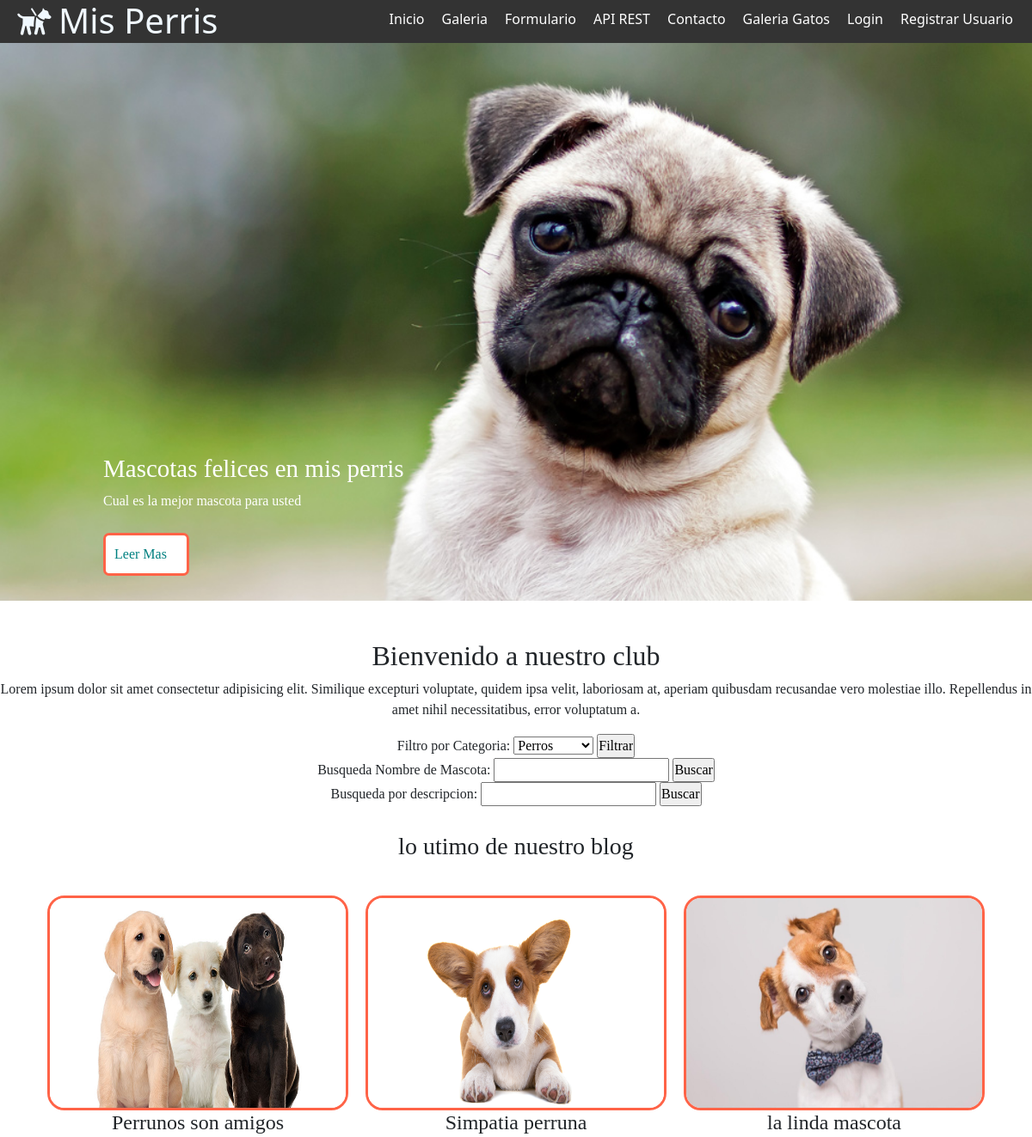
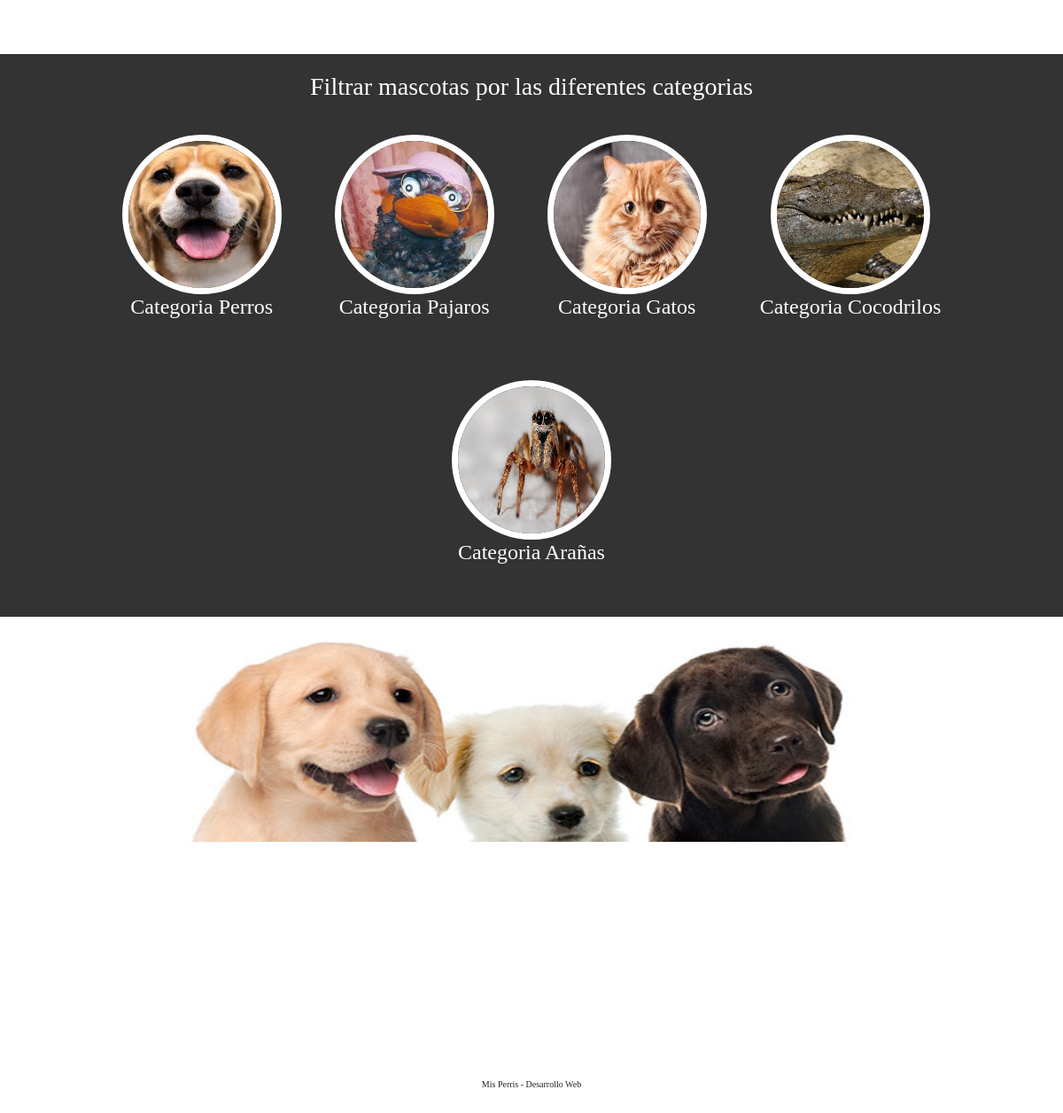
The page / on the database its author committed (2 pictures, top to bottom).
### misPerris/models.py (models this page shows, shortened)
class Categoria(models.Model):
    nombre = models.CharField(primary_key=True,max_length=25)
    annos = models.IntegerField()
    imagen = models.ImageField(upload_to='cate',null=True)

### misPerris/views.py (the view)
# urls.py: path('',index,name='IND'),
def index(request):
    categorias = Categoria.objects.all()
    mascotas = Mascota.objects.filter(publicar=True).order_by('-nombre')[:3]
    contex = {"categorias":categorias,"mascotas":mascotas}
    return render(request, "index.html",contex)

### misPerris/templates/index.html (shortened to what this page needs)
{% extends "base.html" %}
{% load static %}
{% block css %}
<link href="https://cdn.jsdelivr.net/npm/bootstrap@5.0.1/dist/css/bootstrap.min.css" rel="stylesheet"
>
{% endblock css %}
{% block contenido %}
<section id="bienvenida">
    <h2>Bienvenido a nuestro club</h2>
    <p>Lorem ipsum dolor sit amet consectetur adipisicing elit. Similique excepturi voluptate, quidem ipsa
        velit, laboriosam at, aperiam quibusdam recusandae vero molestiae illo. Repellendus in amet nihil
        necessitatibus, error voluptatum a.</p>
    <form action="{% url 'FILTROC' %}" method="post">
        Filtro por Categoria:
        <select name="cboCategoria" id="cboCategoria">
            {% for reg in categorias %}
            <option>{{reg.nombre}}</option>
            {% endfor %}
        </select>
        <input type="submit" value="Filtrar">
    </form>
    <form action="{% url 'BUSCARN' %}" method="post">
        Busqueda Nombre de Mascota:
        <input type="text" name="txtNombre" id="txtNombre">
        <input type="submit" value="Buscar">
    </form>
    <form action="{% url 'FILTROD' %}" method="post">
        Busqueda por descripcion:
        <input type="text" name="txtDesc" id="txtDesc">
        <input type="submit" value="Buscar">
    </form>
</section>
<section id="blog">
    <h3>lo utimo de nuestro blog</h3>
    <div class="contenedor">
        <article>
            <img src="{% static 'img/perro2.jpg' %}" alt="">
            <h4>Perrunos son amigos</h4>
        </article>
        <article>
            <img src="{% static 'img/perro3.png' %}" alt="">
            <h4>Simpatia perruna</h4>
        </article>
        <article>
            <img src="{% static 'img/perro4.jpg' %}" alt="">
            <h4>la linda mascota</h4>
        </article>
    </div>
</section>
<section id="info">
    <h3>Filtrar mascotas por las diferentes categorias</h3>
    <div class="contenedor">
        {% for reg in categorias %}
        <article>
            <a href="{% url 'FILTROCATE' reg.nombre %}">
                <img src="{{reg.imagen.url}}" alt="">
            </a>
            <h4>Categoria {{reg.nombre}}</h4>
        </article>
        {% endfor %}
    </div>
</section>
<section>
    <div id="carouselExampleCaptions" class="carousel slide" data-bs-ride="carousel">
        <div class="carousel-indicators">
            <button type="button" data-bs-target="#carouselExampleCaptions" data-bs-slide-to="0" class="active"
                aria-current="true" aria-label="Slide 1"></button>
            <button type="button" data-bs-target="#carouselExampleCaptions" data-bs-slide-to="1"
                aria-label="Slide 2"></button>
            <button type="button" data-bs-target="#carouselExampleCaptions" data-bs-slide-to="2"
                aria-label="Slide 3"></button>
            <button type="button" data-bs-target="#carouselExampleCaptions" data-bs-slide-to="3"
                aria-label="Slide 4"></button>
        </div>
        <div class="carousel-inner">
            <div class="carousel-item active">
                <img src="{% static 'img/perro2.jpg' %}" class="d-block w-100" height="480px" alt="...">
                <div class="carousel-caption d-none d-md-block">
                    <h5>Algunas de las Mascotas de la Galeria de Mis Perris</h5>
                </div>
            </div>
        </div>
        <button class="carousel-control-prev" type="button" data-bs-target="#carouselExampleCaptions"
            data-bs-slide="prev">
            <span class="carousel-control-prev-icon" aria-hidden="true"></span>
        </button>
        <button class="carousel-control-next" type="button" data-bs-target="#carouselExampleCaptions"
            data-bs-slide="next">
            <span class="carousel-control-next-icon" aria-hidden="true"></span>
        </button>
    </div>
</section>
{% endblock contenido %}

### misPerris/static/css/estilos.css (style rules this page uses)
* { margin: 0; padding: 0; }
.contenedor { width: 98%; margin: auto; }

### misPerris/static/css/bienvenida.css (style rules this page uses)
#bienvenida { font-family: cursive; text-align: center; margin-top: 45px; margin-bottom: 30px; }

### misPerris/static/css/blog.css (style rules this page uses)
#blog { font-family: cursive; text-align: center; }
#blog .contenedor img { width: 350px; height: 250px; border:solid 3px tomato; border-radius: 20px; }
#blog .contenedor { display: flex; justify-content: center; margin-top: 30px; flex-wrap: wrap; }
#blog .contenedor article { margin: 10px; }

### misPerris/static/css/info.css (style rules this page uses)
#info { background: #333; margin-top: 45px; color: white; text-align: center; font-family: cursive; padding: 20px; }
#info .contenedor img { width: 180px; height: 180px; border: solid 7px white; border-radius: 50%; }
#info .contenedor { display: flex; justify-content: center; flex-wrap: wrap; }
#info .contenedor article { margin:30px; }

### rows shown on the page
Categoria: imagen (picture), nombre "Perros"
Categoria: imagen (picture), nombre "Pajaros"
Categoria: imagen (picture), nombre "Gatos"
Categoria: imagen (picture), nombre "Cocodrilos"
Categoria: imagen (picture), nombre "Arañas"

### other values the page prints
form field cboCategoria "Perros"
